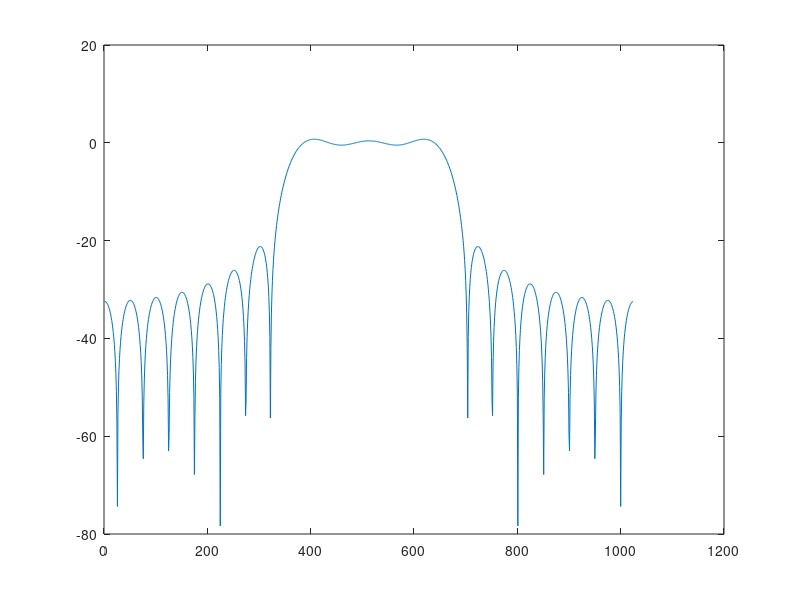
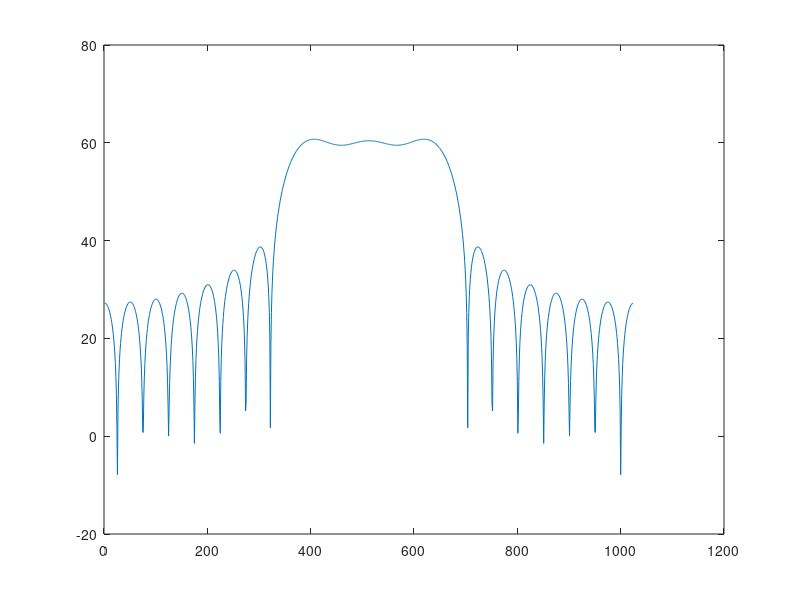

These charts were generated, in order, by the following MATLAB code:

close all
clear all

%working filter coefficient
Fpass1 = 0.0004;
Fpass2 = 0.30;
Fstop1 = 0.32;
Fstop2 = 1;

audio_filter_coe = firls(20, [Fpass1 Fpass2 Fstop1 Fstop2], [1 1 0 0]) % LPF
%audio_filter_coe=[17 34 57 85 118 152 185 215 239 254 259 254 239 215 185 152 118 85 57 34 17];
audio_filter_coe_fft = 20*log10(fftshift(abs(fft(audio_filter_coe,1024)))); % FFT of LPF 
figure(1)
plot(audio_filter_coe_fft)


 

audio_filter_coe=[-9  21  39 23 -22  -62  -54  23  148  263  310  263  147   23   -54   -62   -22  23   39  21 -9]
audio_filter_coe_fft = 20*log10(fftshift(abs(fft(audio_filter_coe,1024)))); % FFT of LPF 
figure(2)
plot(audio_filter_coe_fft)

maximum_value = audio_filter_coe(1)+audio_filter_coe(5)+audio_filter_coe(6)+audio_filter_coe(7)+audio_filter_coe(15)+audio_filter_coe(16)+audio_filter_coe(17)+audio_filter_coe(21)
maximum_value=maximum_value*255


    'FFF7'
    '0015'
    '0027'
    '0017'
    'FFEA'
    'FFC2'
    'FFCA'
    '0017'
    '0094'
    '0107'
    '0136'
    '0107'
    '0093'
    '0017'
    'FFCA'
    'FFC2'
    'FFEA'
    '0017'
    '0027'
    '0015'
    'FFF7'

    '0009'
    'FFEB'
    'FFD9'
    'FFE9'
    '0016'
    '003E'
    '0036'
    'FFE9'
    'FF6C'
    'FEF9'
    'FECA'
    'FEF9'
    'FF6D'
    'FFE9'
    '0036'
    '003E'
    '0016'
    'FFE9'
    'FFD9'
    'FFEB'
    '0009'
